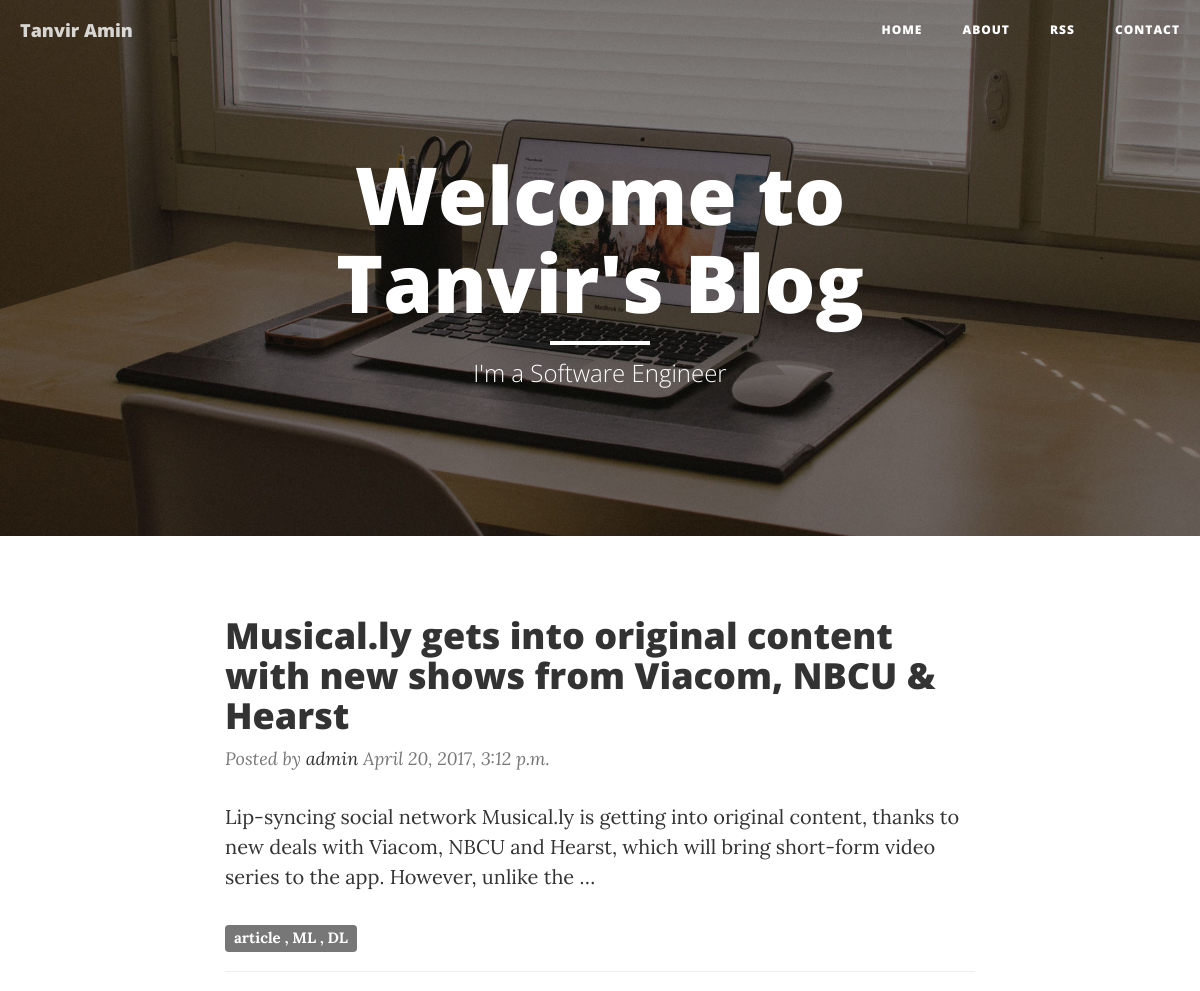
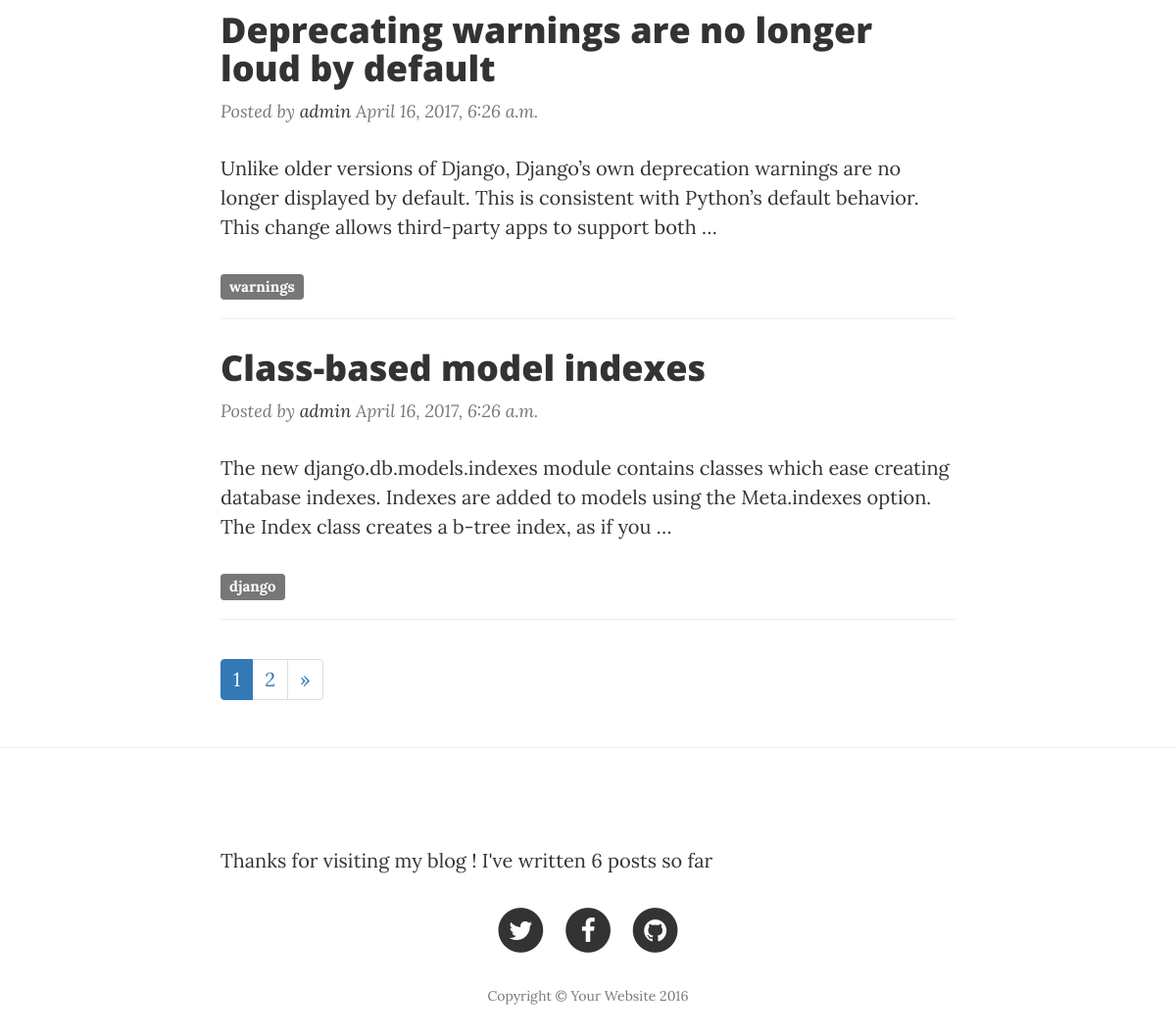
The app's page /mycoolwebsite/ with its own data (2 pictures, top to bottom).
### mycoolwebsite/models.py (models this page shows, shortened)
class Post(models.Model) :
    STATUS_CHOICE = (('draft', 'Draft'), ('published', 'Published'), )
    title = models.CharField(max_length=250)
    slug = models.SlugField(max_length=250, unique_for_date='published')
    author = models.ForeignKey(User, related_name='blog_posts')
    body = models.TextField()
    published = models.DateTimeField(default=timezone.now)
    created = models.DateTimeField(auto_now_add=True)
    updated = models.DateTimeField(auto_now=True)
    status = models.CharField(max_length=10, choices=STATUS_CHOICE, default='draft')
    objects = models.Manager()
    Published = PublishedManager()
    tags = TaggableManager()
    class Meta :
        ordering = ['-published']
    def get_absolute_url(self):
        return reverse('mycoolwebsite:post_detail', args=[self.published.year, self.published.strftime('%m'),self.published.strftime('%d'),self.slug
                                                          ])

### mycoolwebsite/views.py (the view)
def post_list(request, tag_slug=None):
    object_list = Post.Published.all()
    tag = None
    if tag_slug :
        tag = get_object_or_404(Tag, slug=tag_slug)
        object_list = object_list.filter(tags__in=[tag])
    paginator = Paginator(object_list, 3)
    page = request.GET.get('page')
    try:
        posts = paginator.page(page)
    except PageNotAnInteger:
        posts = paginator.page(1)
    except EmptyPage :
        posts = paginator.page(paginator.num_pages)
    return render(request, 'mycoolwebsite/post/list.html', {'page': page, 'posts': posts})

### mycoolwebsite/models.py (called while the page is built)
    def  get_queryset(self):
        return super(PublishedManager, self).get_queryset().filter(status='published')

### mycoolwebsite/templatetags/blog_tags.py (called while the page is built)
@register.simple_tag
def total_posts() :
    return Post.Published.count()

### mycoolwebsite/templates/mycoolwebsite/post/list.html
{% extends "mycoolwebsite/base.html" %}
 {% block content %}
     <header class="intro-header" style="background-image: url('../static/img/home-bg.jpg')">
        <div class="container">
            <div class="row">
                <div class="col-lg-8 col-lg-offset-2 col-md-10 col-md-offset-1">
                    <div class="site-heading">
                        <h1>Welcome to Tanvir's Blog</h1>
                        <hr class="small">
                        <span class="subheading">I'm a Software Engineer</span>
                    </div>
                </div>
            </div>
        </div>
    </header>
    <div class="container">
        <div class="row">
            <div class="col-lg-8 col-lg-offset-2 col-md-10 col-md-offset-1">
                {% for post in posts %}
                <div class="post-preview">
                    <a href="{{post.get_absolute_url }}">
                        <h2 class="post-title">
                            {{post.title}}
                        </h2>
                    </a>
                    <p class="post-meta">Posted by <a href="#">{{post.author}}</a> {{ post.published}}</p>
                     {{ post.body|truncatewords:30|linebreaks }}
                    <div class="tags">
                       <span class="label label-default">{{ post.tags.all|join:" , " }}</span>
                    </div>
                </div>
                <hr>
                {% endfor %}
                {% include "mycoolwebsite/pagination.html" with page=posts %}
            </div>
        </div>
    </div>
{% endblock %}

### mycoolwebsite/templates/mycoolwebsite/base.html (shortened to what this page needs)
{% load blog_tags %}
{% load staticfiles %}
<!DOCTYPE html>
<html lang="en">
<head>
    <link href="{% static "vendor/bootstrap/css/bootstrap.min.css" %}" rel="stylesheet">
    <link href="{% static "css/clean-blog.min.css" %}" rel="stylesheet">
    <link href="{% static "vendor/font-awesome/css/font-awesome.min.css" %}" rel="stylesheet" type="text/css">
</head>
<body>
    <nav class="navbar navbar-default navbar-custom navbar-fixed-top">
        <div class="container-fluid">
            <div class="navbar-header page-scroll">
                <a class="navbar-brand" href="index.html">Tanvir Amin</a>
            </div>
            <div class="collapse navbar-collapse" id="bs-example-navbar-collapse-1">
                <ul class="nav navbar-nav navbar-right">
                    <li>
                        <a href="index.html">Home</a>
                    </li>
                    <li>
                        <a href="about.html">About</a>
                    </li>
                    <li>
                        <a href="{% url "mycoolwebsite:post_feed" %}">RSS</a>
                    </li>
                    <li>
                        <a href="contact.html">Contact</a>
                    </li>
                </ul>
            </div>
        </div>
    </nav>
    <div id="content">
        {% block content %}
        {% endblock %}
    </div>
    <hr>
    <footer>
        <div class="container">
            <div class="row">
                <div class="col-lg-8 col-lg-offset-2 col-md-10 col-md-offset-1">
                     <p>Thanks for visiting my blog ! I've written {% total_posts %} posts so far </p>
                    <ul class="list-inline text-center">
                        <li>
                            <a href="#">
                                <span class="fa-stack fa-lg">
                                    <i class="fa fa-circle fa-stack-2x"></i>
                                    <i class="fa fa-twitter fa-stack-1x fa-inverse"></i>
                                </span>
                            </a>
                        </li>
                        <li>
                            <a href="#">
                                <span class="fa-stack fa-lg">
                                    <i class="fa fa-circle fa-stack-2x"></i>
                                    <i class="fa fa-facebook fa-stack-1x fa-inverse"></i>
                                </span>
                            </a>
                        </li>
                        <li>
                            <a href="#">
                                <span class="fa-stack fa-lg">
                                    <i class="fa fa-circle fa-stack-2x"></i>
                                    <i class="fa fa-github fa-stack-1x fa-inverse"></i>
                                </span>
                            </a>
                        </li>
                    </ul>
                    <p class="copyright text-muted">Copyright &copy; Your Website 2016</p>
                </div>
            </div>
        </div>
    </footer>
</body>
</html>

### mycoolwebsite/templates/mycoolwebsite/pagination.html (shortened to what this page needs)
<div aria-label="Page navigation">
  <ul class="pagination">
      {% for num in page.paginator.page_range %}
        <li {% ifequal num page.number %} class="active" {% endifequal  %}  ><a  href="?page={{ num }}">{{num}}</a></li>
      {% endfor %}
      {% if page.has_next %}
        <li>
          <a href="?page={{page.next_page_number }}" aria-label="Next">
            <span aria-hidden="true">&raquo;</span>
          </a>
        </li>
      {% endif%}
  </ul>
</div>

### records on screen
Post: title "Musical.ly gets into original content with new shows from Viacom, NBCU & Hearst", author "admin", published "April 20, 2017, 3:12 p.m.", body "Lip-syncing social network Musical.ly is getting into original content, thanks to new deals with Viacom, NBCU and Hearst, which will bring short-form video series to the app. However, unlike the …", tags.all "article , ML , DL"
Post: title "Deprecating warnings are no longer loud by default", author "admin", published "April 16, 2017, 6:26 a.m.", body "Unlike older versions of Django, Django’s own deprecation warnings are no longer displayed by default. This is consistent with Python’s default behavior. This change allows third-party apps to support both …", tags.all "warnings"
Post: title "Class-based model indexes", author "admin", published "April 16, 2017, 6:26 a.m.", body "The new django.db.models.indexes module contains classes which ease creating database indexes. Indexes are added to models using the Meta.indexes option. The Index class creates a b-tree index, as if you …", tags.all "django"

### other values on screen
{{ num }} "1" "2"
